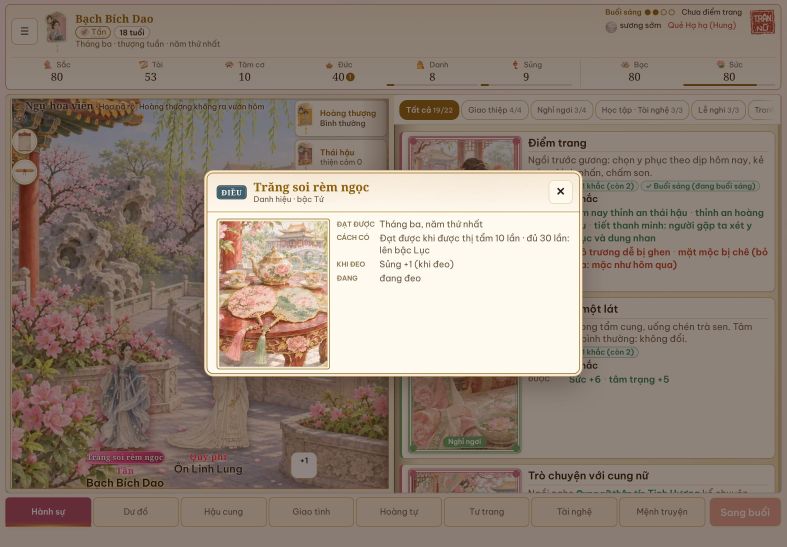
#> input picture dev/test/title-sys-shots/dh-card-1180x820.jpg, 2360 x 1640 px, given in place of before-00.png, which was not available (shown at 1/3 size)
$ python kit-marks-compose.py title-sys-shots title-sys-shots/dh-card-755x1000.jpg
#> lines starting #> are read from the running program, lines starting #| are printed output that depends on the picture
"""compose before|after section PNGs (kit-marks-sheet.js output) into phone-readable sheets: python3 dev/test/kit-marks-compose.py <shdir> <outdir>"""
import sys,glob,os
from PIL import Image,ImageDraw
D=sys.argv[1].rstrip('/')+'/';O=sys.argv[2].rstrip('/')+'/'
os.makedirs(O,exist_ok=True)
for f in glob.glob(O+'sample-*.jpg'):os.remove(f)
groups={'1a-gold-names':[0],'1b-rank-rows':[1],'2-text-lines':[2],'3-marks':[3,4],'4a-relations-pair':[5],'4b-relations-tables':[6,7],'5-seal-delta':[8,9],'6a-grade-chip':[10],'6b-place-icon':[11]}
def lab(t,w):
    im=Image.new('RGB',(w,44),'#222');ImageDraw.Draw(im).text((12,12),t,fill='white');return im
for k,ix in groups.items():
    parts=[]
    for i in ix:
        for tag,t in (('before','BEFORE (main)'),('after','AFTER (review/kit-marks)')):
            im=Image.open(D+'%s-%02d.png'%(tag,i)).convert('RGB');parts.append((lab(t,im.width),im))
#> further down, im is the input picture: PIL image 2360x1640 RGB; mean R, G, B 146.3, 131.5, 119.6
#> in lab, `im = Image.new('RGB', (w, 44), '#222')`: im: PIL image 2360x44 RGB; every value is 34
#> in lab, `ImageDraw.Draw(im).text((12, 12), t, fill='white')`:
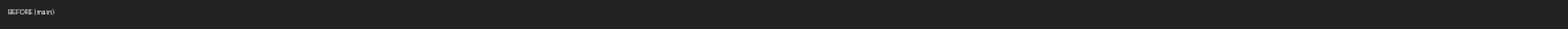
#> im: PIL image 2360x44 RGB (shown at 1/2 size); min 34, max 254, mean 34.4
    W=max(im.width for _,im in parts);H=sum(l.height+im.height+6 for l,im in parts)
    sheet=Image.new('RGB',(W,H),'white');y=0
#> after `sheet = Image.new('RGB', (W, H), 'white')`: sheet: PIL image 2360x2740 RGB; every value is 255
    for l,im in parts:
        sheet.paste(l,(0,y));y+=l.height;sheet.paste(im,(0,y));y+=im.height+6
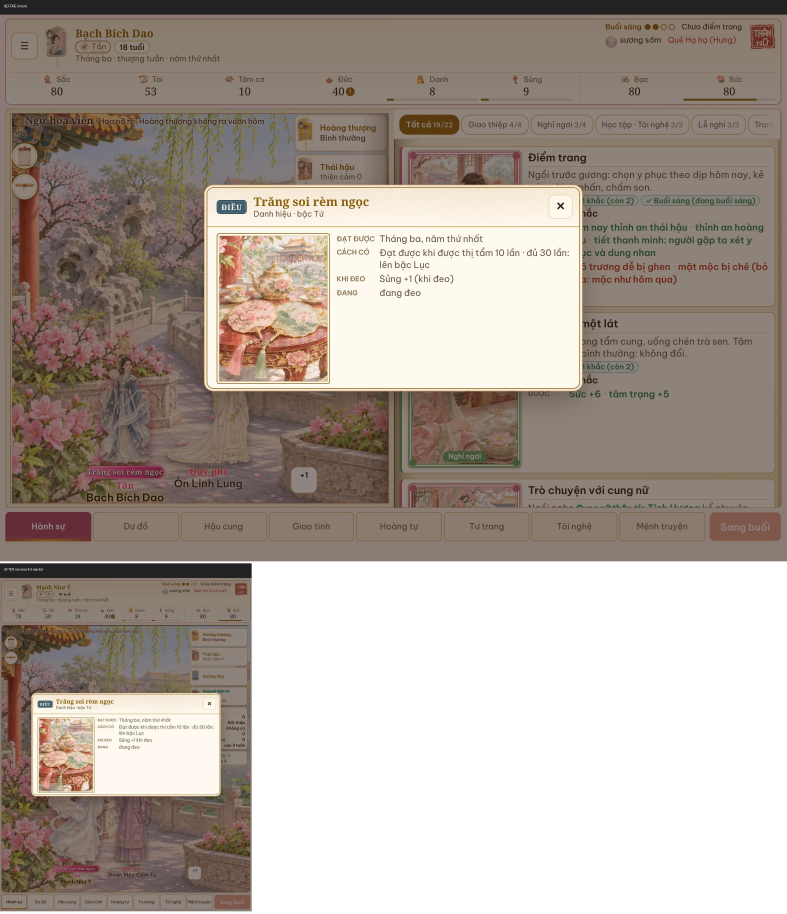
#> sheet: PIL image 2360x2740 RGB (shown at 1/3 size); mean R, G, B 172.5, 161.8, 153.4
    w=1100 if H*1100/W<=2050 else int(2050*W/H)
    sheet=sheet.resize((w,int(H*w/W)));sheet.save(O+'sample-%s.jpg'%k,quality=80);print(k,sheet.size)
#> pass 2 of the loop `for k,ix in groups.items():`:
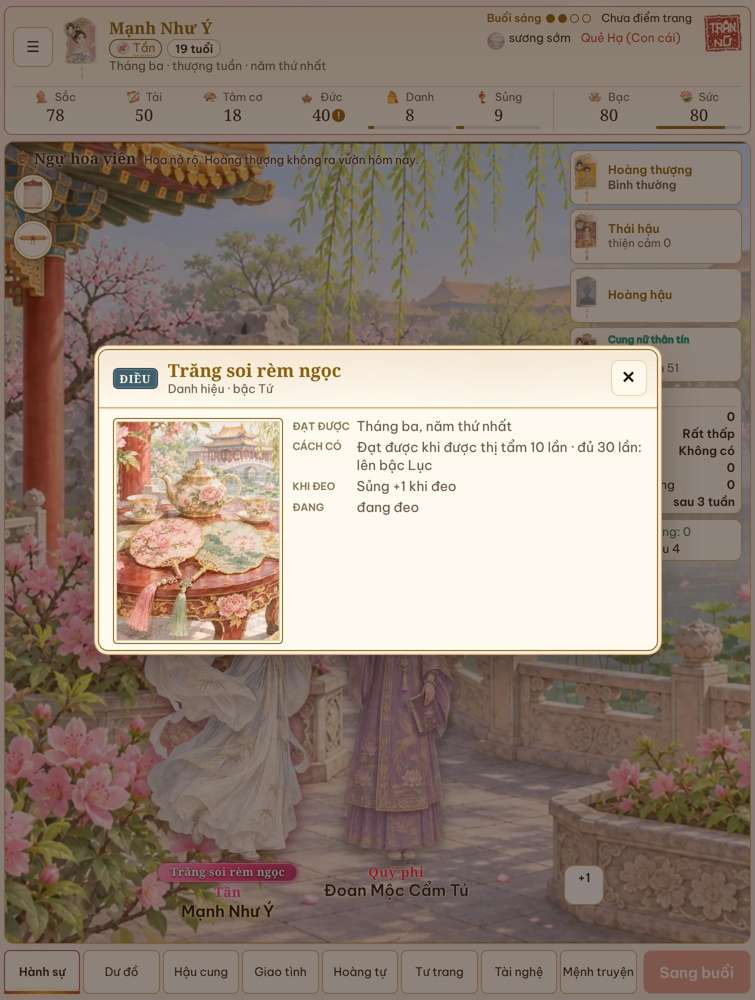
#> input picture dev/test/title-sys-shots/dh-card-755x1000.jpg, 755 x 1000 px, given in place of before-01.png, which was not available
#> im is the input picture: PIL image 755x1000 RGB; mean R, G, B 145.9, 130, 118.6
#> im: PIL image 755x44 RGB; every value is 34
#> in lab (call 3), `ImageDraw.Draw(im).text((12, 12), t, fill='white')`:
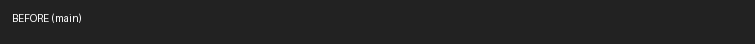
#> im: PIL image 755x44 RGB; min 34, max 254, mean 35.1
#> (the run stopped early here; a loop or call above may not have finished)
